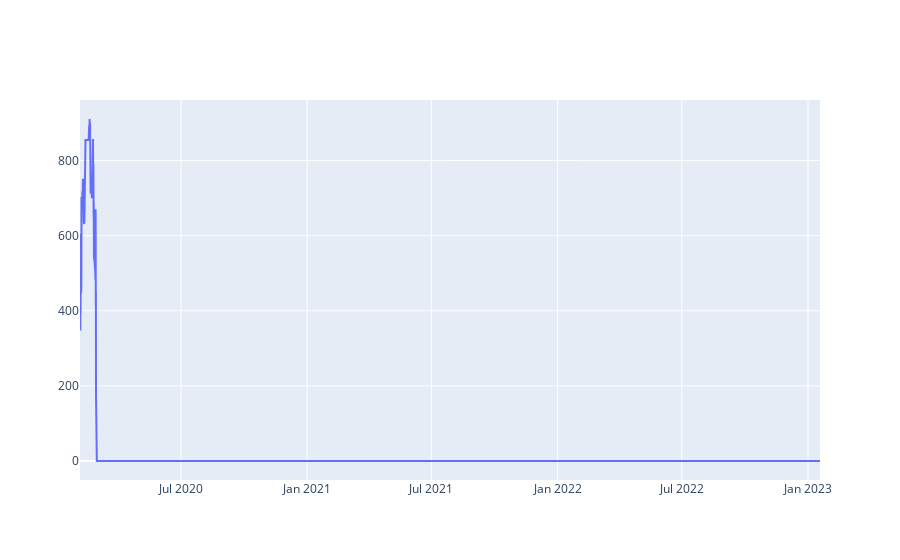

Notebook cell for this chart:
### Code cell
import plotly.graph_objects as go

fig = go.Figure(data=[go.Scatter(x=stat['_equity_curve'].index, y=stat['_equity_curve']['Equity'])])
fig.show()

### Figure 1 — Plotly figure (JSON) as saved in the notebook; plotly's stock layout.template omitted (floating-point values rounded to 4 significant figures; data arrays with more than 128 entries replaced by an {"elided": "..."} marker saying what was removed)
{"data": [{"type": "scatter", "x": {"elided": "6473 str values"}, "y": {"elided": "6473 float values"}}], "layout": {}}
